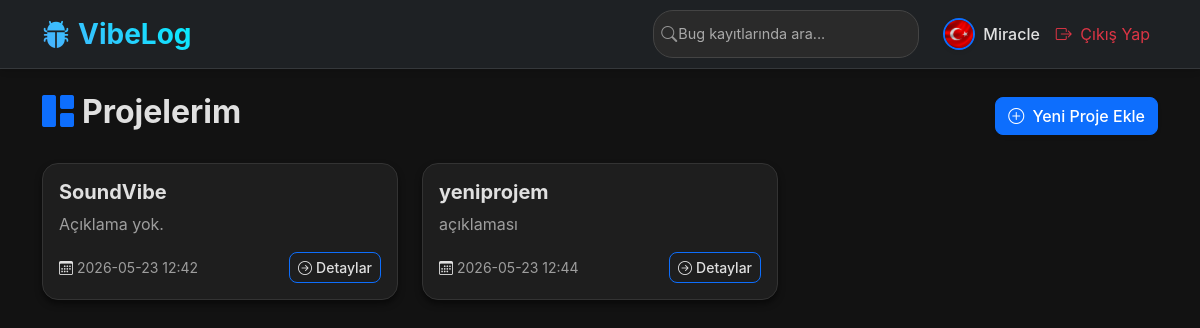
Screenshot of / (signed in) with the database file from the repository.
### app/models.py (models this page shows, shortened)
class User(UserMixin, db.Model):
    __tablename__ = 'users'
    id: Mapped[int] = mapped_column(primary_key=True)
    username: Mapped[str] = mapped_column(String(64), unique=True, nullable=False)
    email: Mapped[str] = mapped_column(String(120), unique=True, nullable=False)
    password_hash: Mapped[str] = mapped_column(String(256), nullable=False)
    avatar_image: Mapped[str] = mapped_column(String(255), default='default.png')
    dark_mode: Mapped[bool] = mapped_column(Boolean, default=False)
    created_at: Mapped[datetime] = mapped_column(default=datetime.utcnow)
    projects: Mapped[List["Project"]] = relationship(back_populates="user", cascade="all, delete-orphan")

class Project(db.Model):
    __tablename__ = 'projects'
    id: Mapped[int] = mapped_column(primary_key=True)
    name: Mapped[str] = mapped_column(String(100), nullable=False)
    description: Mapped[Optional[str]] = mapped_column(Text)
    created_at: Mapped[datetime] = mapped_column(default=datetime.utcnow)
    user_id: Mapped[int] = mapped_column(ForeignKey('users.id'), nullable=False)
    user: Mapped["User"] = relationship(back_populates="projects")
    bug_tickets: Mapped[List["BugTicket"]] = relationship(back_populates="project", cascade="all, delete-orphan")

### app/main/routes.py (the view)
@main.route('/')
@login_required
def index():
    projects = Project.query.filter_by(user_id=current_user.id).all()
    return render_template('main/index.html', title='Projelerim', projects=projects)

### app/models.py (called while the page is built)
@login_manager.user_loader
def load_user(id):
    return db.session.get(User, int(id))

### app/templates/main/index.html
{% extends "base.html" %}
{% block content %}
<div class="d-flex justify-content-between align-items-center mb-4">
    <h2 class="fw-bold"><i class="bi bi-grid-1x2-fill me-2 text-primary"></i>Projelerim</h2>
    <a href="{{ url_for('main.new_project') }}" class="btn btn-primary shadow-sm"><i class="bi bi-plus-circle me-1"></i> Yeni Proje Ekle</a>
</div>
{% if projects %}
    <div class="row row-cols-1 row-cols-md-2 row-cols-lg-3 g-4">
        {% for project in projects %}
        <div class="col">
            <div class="card h-100 hover-card">
                <div class="card-body">
                    <h5 class="card-title text-truncate fw-bold">{{ project.name }}</h5>
                    <p class="card-text text-muted text-truncate" style="max-height: 4.5em; overflow: hidden;">
                        {{ project.description or 'Açıklama yok.' }}
                    </p>
                </div>
                <div class="card-footer bg-transparent border-top-0 d-flex justify-content-between align-items-center pt-0 pb-3">
                    <small class="text-muted"><i class="bi bi-calendar3 me-1"></i>{{ project.created_at.strftime('%Y-%m-%d %H:%M') }}</small>
                    <a href="{{ url_for('main.project_detail', id=project.id) }}" class="btn btn-outline-primary btn-sm"><i class="bi bi-arrow-right-circle me-1"></i>Detaylar</a>
                </div>
            </div>
        </div>
        {% endfor %}
    </div>
{% else %}
    <div class="alert alert-info text-center py-5 border-0 shadow-sm rounded-4 bg-white">
        <h4 class="text-primary mb-3"><i class="bi bi-info-circle me-2"></i>Henüz bir projeniz bulunmuyor.</h4>
        <p class="mb-0 text-muted">Hemen yeni bir proje oluşturarak bug'larınızı takip etmeye başlayın!</p>
    </div>
{% endif %}
{% endblock %}

### app/templates/base.html (shortened to what this page needs)
<!DOCTYPE html>
<html lang="tr">
<head>
    <link href="https://cdn.jsdelivr.net/npm/bootstrap@5.3.0/dist/css/bootstrap.min.css" rel="stylesheet">
    <link rel="stylesheet" href="https://cdn.jsdelivr.net/npm/bootstrap-icons@1.11.3/font/bootstrap-icons.min.css">
    <link rel="stylesheet" href="{{ url_for('static', filename='css/style.css') }}">
</head>
<body class="bg-light transition-base" {% if current_user.is_authenticated and current_user.dark_mode %}data-bs-theme="dark"{% endif %}>
    <nav class="navbar navbar-expand-lg navbar-dark navbar-glass mb-4 sticky-top">
        <div class="container">
            <a class="navbar-brand fs-3 fw-bold text-gradient" href="/"><i class="bi bi-bug-fill me-2 text-primary"></i>VibeLog</a>
            <div class="collapse navbar-collapse" id="navbarNav">
                <ul class="navbar-nav ms-auto align-items-center">
                    {% if current_user.is_authenticated %}
                        <li class="nav-item me-lg-3 my-2 my-lg-0">
                            <form action="{{ url_for('main.search') }}" method="GET" class="d-flex">
                                <div class="position-relative">
                                    <input class="form-control search-glass ps-4" type="search" name="q" placeholder="Bug kayıtlarında ara..." aria-label="Search" required>
                                    <i class="bi bi-search position-absolute top-50 start-0 translate-middle-y ms-2 text-white-50"></i>
                                </div>
                            </form>
                        </li>
                        <li class="nav-item">
                            <a class="nav-link d-flex align-items-center" href="{{ url_for('main.profile') }}">
                                <img src="{{ url_for('static', filename='uploads/avatars/' + current_user.avatar_image) }}" alt="Avatar" class="rounded-circle border border-2 border-primary me-2 object-fit-cover shadow-sm" width="32" height="32" onerror="this.src='https://ui-avatars.com/api/?name={{ current_user.username }}&background=0D8ABC&color=fff'">
                                <span class="fw-medium">{{ current_user.username }}</span>
                            </a>
                        </li>
                        <li class="nav-item">
                            <a class="nav-link text-danger" href="{{ url_for('auth.logout') }}"><i class="bi bi-box-arrow-right me-1"></i> Çıkış Yap</a>
                        </li>
                    {% endif %}
                </ul>
            </div>
        </div>
    </nav>
    <div class="container">
        {% block content %}{% endblock %}
    </div>
</body>
</html>

### app/static/css/style.css (style rules this page uses)
body { background: linear-gradient(135deg, #f5f7fa 0%, #c3cfe2 100%); min-height: 100vh; font-family: 'Inter', -apple-system, BlinkMacSystemFont, "Segoe UI", Roboto, "Helvetica Neue", Arial, sans-serif; }
.navbar-glass { background: rgba(33, 37, 41, 0.85) !important; backdrop-filter: blur(10px); -webkit-backdrop-filter: blur(10px); border-bottom: 1px solid rgba(255, 255, 255, 0.1); box-shadow: 0 4px 6px -1px rgba(0, 0, 0, 0.1), 0 2px 4px -1px rgba(0, 0, 0, 0.06); }
.text-gradient { background: linear-gradient(45deg, #4facfe 0%, #00f2fe 100%); -webkit-background-clip: text; -webkit-text-fill-color: transparent; background-clip: text; }
.card { border: none; border-radius: 1rem; box-shadow: 0 0.5rem 1rem rgba(0, 0, 0, 0.05); transition: transform 0.3s ease, box-shadow 0.3s ease; background: rgba(255, 255, 255, 0.95); }
.btn { border-radius: 0.5rem; transition: all 0.3s ease; font-weight: 500; }
.form-control { border-radius: 0.5rem; padding: 0.75rem 1rem; border: 1px solid #dee2e6; transition: border-color 0.15s ease-in-out, box-shadow 0.15s ease-in-out; }
.search-glass { background: rgba(255, 255, 255, 0.1); border: 1px solid rgba(255, 255, 255, 0.2); color: #fff; border-radius: 20px; font-size: 0.9rem; transition: all 0.3s ease; }
.search-glass::placeholder { color: rgba(255, 255, 255, 0.6); }
[data-bs-theme="dark"], [data-bs-theme="dark"] body, [data-bs-theme="dark"] .bg-light, [data-bs-theme="dark"] .bg-white, [data-bs-theme="dark"] .container-fluid { background-color: #121212 !important; background-image: none !important; color: #e0e0e0 !important; }
[data-bs-theme="dark"] h1, [data-bs-theme="dark"] h2, [data-bs-theme="dark"] h3, [data-bs-theme="dark"] h4, [data-bs-theme="dark"] p, [data-bs-theme="dark"] span, [data-bs-theme="dark"] .text-dark { color: #e0e0e0 !important; }
[data-bs-theme="dark"] .card { background-color: #1e1e1e !important; background-image: none !important; border: 1px solid #333 !important; backdrop-filter: none !important; -webkit-backdrop-filter: none !important; box-shadow: 0 4px 6px rgba(0,0,0,0.5) !important; }
[data-bs-theme="dark"] .card * { color: #e0e0e0 !important; }
[data-bs-theme="dark"] .text-muted { color: #9e9e9e !important; }
[data-bs-theme="dark"] .form-control { background-color: #2a2a2a !important; border: 1px solid #444 !important; color: #ffffff !important; }

### rows the page displays
User: avatar_image (picture), username "Miracle"
Project: name "SoundVibe", description "Açıklama yok.", created_at "2026-05-23 12:42"
Project: name "yeniprojem", description "açıklaması", created_at "2026-05-23 12:44"
